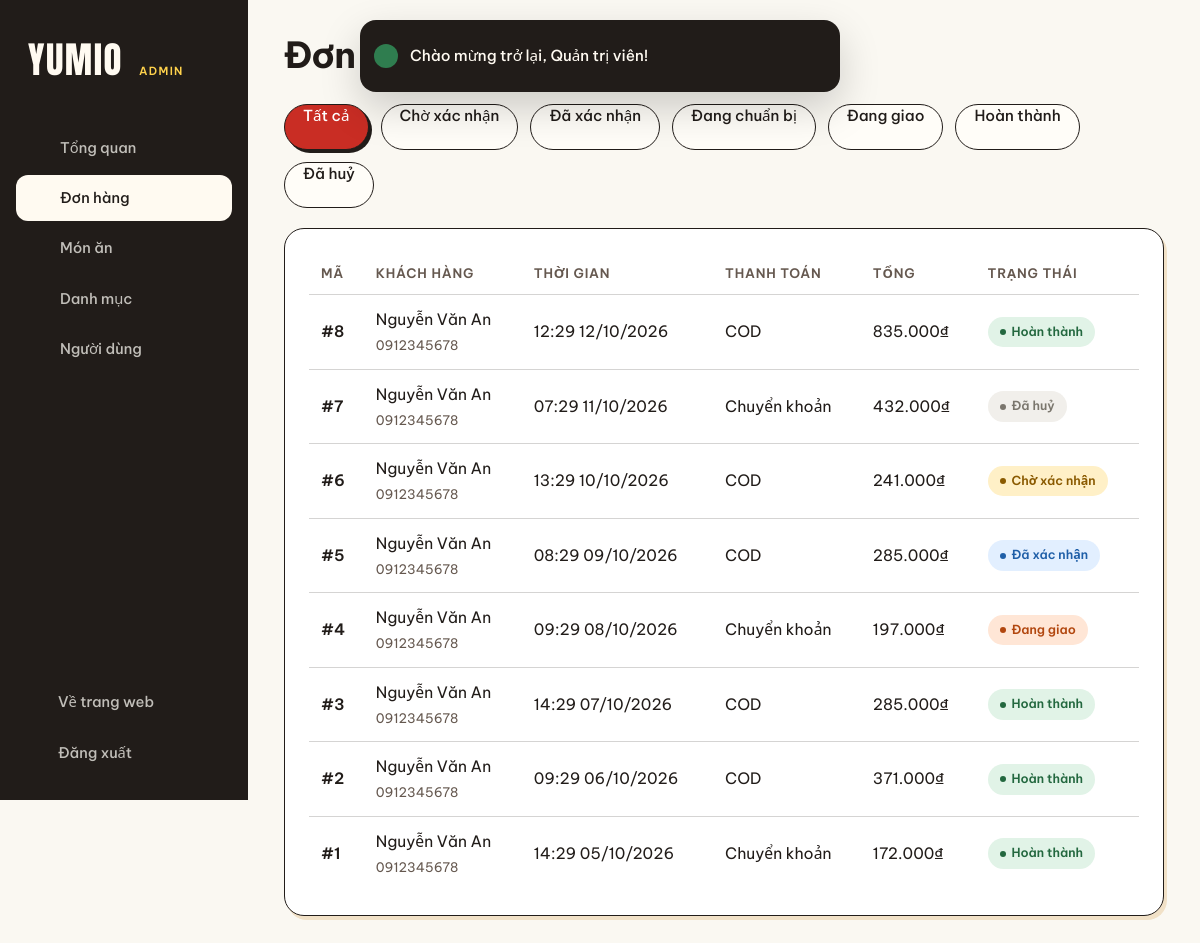
Page /admin/orders (signed in) on the committed database.
### tables this page shows
CREATE TABLE orders (
    id             INT UNSIGNED AUTO_INCREMENT PRIMARY KEY,
    user_id        INT UNSIGNED NOT NULL,
    receiver_name  VARCHAR(100) NOT NULL,
    phone          VARCHAR(20)  NOT NULL,
    address        VARCHAR(255) NOT NULL,
    note           TEXT NULL,
    subtotal       DECIMAL(12, 0) NOT NULL,
    shipping_fee   DECIMAL(12, 0) NOT NULL DEFAULT 0,
    total_amount   DECIMAL(12, 0) NOT NULL,
    payment_method ENUM('cod', 'bank') NOT NULL DEFAULT 'cod',
    status         ENUM('pending', 'confirmed', 'preparing', 'delivering', 'completed', 'cancelled') NOT NULL DEFAULT 'pending',
    shipper_id     INT UNSIGNED NULL,
    checkout_token CHAR(64) NULL UNIQUE,
    delivery_lat   DECIMAL(10,7) NULL,
    delivery_lng   DECIMAL(10,7) NULL,
    distance_km    DECIMAL(10,2) NULL,
    created_at     TIMESTAMP NOT NULL DEFAULT CURRENT_TIMESTAMP,
    FOREIGN KEY (user_id) REFERENCES users(id) ON DELETE RESTRICT,
    FOREIGN KEY (shipper_id) REFERENCES users(id) ON DELETE RESTRICT,
    INDEX idx_orders_shipper_status (shipper_id, status)
);

### app/Core/Controller.php (called while the page is built, shortened)
<?php
abstract class Controller
{
    protected function view(string $view, array $data = [], ?string $layout = 'main'): void
    {
        View::render($view, $data, $layout);
    }
}

### app/Controllers/Admin/OrderController.php (called while the page is built, shortened)
<?php
class OrderController extends Controller
{
    public function index(): void
    {
        $status = $this->input('status');
        $status = is_string($status) ? $status : null;
        $this->view('admin/order/index', [
            'title'  => 'Đơn hàng',
            'status' => $status,
            'orders' => Order::filter($status),
        ], 'admin');
    }
}

### public/index.php (called while the page is built, shortened)
<?php
$router = new App\Core\Router();
$router->dispatch($_SERVER['REQUEST_METHOD'], $_SERVER['REQUEST_URI']);

### app/Core/Database.php (called while the page is built, shortened)
<?php
class Database
{
    private static ?PDO $connection = null;
    public static function connection(): PDO
    {
        if (self::$connection === null) {
            $db = config('database');
            $dsn = "mysql:host={$db['host']};port={$db['port']};dbname={$db['database']};charset={$db['charset']}";
            self::$connection = new PDO($dsn, $db['username'], $db['password'], [
                PDO::ATTR_ERRMODE            => PDO::ERRMODE_EXCEPTION,
                PDO::ATTR_DEFAULT_FETCH_MODE => PDO::FETCH_ASSOC,
                PDO::ATTR_EMULATE_PREPARES   => false,
            ]);
            self::$connection->exec("SET SESSION sql_mode = CONCAT_WS(',', @@sql_mode, 'STRICT_TRANS_TABLES')");
        }
        return self::$connection;
    }
}

### app/Core/Model.php (called while the page is built, shortened)
<?php
abstract class Model
{
    protected static function db(): PDO
    {
        return Database::connection();
    }
}

### app/Models/Order.php (called while the page is built, shortened)
<?php
class Order extends Model
{
    public static function filter(?string $status = null): array
    {
        $sql = 'SELECT o.*, u.email FROM orders o JOIN users u ON u.id = o.user_id';
        $params = [];
        $stmt = static::db()->prepare($sql . ' ORDER BY o.created_at DESC, o.id DESC');
        $stmt->execute($params);
        return $stmt->fetchAll();
    }
}

### app/Views/admin/order/index.php (the view)
<?php require BASE_PATH . '/app/Views/partials/admin_head.php'; ?>
<nav class="chip-nav chip-nav--start" aria-label="Lọc theo trạng thái">
    <a href="<?= url('/admin/orders') ?>" class="chip <?= !$status ? 'is-active' : '' ?>">Tất cả</a>
    <?php foreach (App\Models\Order::STATUSES as $value => $label): ?>
        <a href="<?= url('/admin/orders?status=' . $value) ?>" class="chip <?= $status === $value ? 'is-active' : '' ?>"><?= e($label) ?></a>
    <?php endforeach; ?>
</nav>
<section class="panel">
    <?php if ($orders): ?>
        <table class="table">
            <thead><tr><th>Mã</th><th>Khách hàng</th><th>Thời gian</th><th>Thanh toán</th><th>Tổng</th><th>Trạng thái</th></tr></thead>
            <tbody>
            <?php foreach ($orders as $order): ?>
                <tr data-href="<?= url('/admin/orders/' . $order['id']) ?>">
                    <td><a href="<?= url('/admin/orders/' . $order['id']) ?>">#<?= $order['id'] ?></a></td>
                    <td><?= e($order['receiver_name']) ?><small><?= e($order['phone']) ?></small></td>
                    <td><?= date('H:i d/m/Y', strtotime($order['created_at'])) ?></td>
                    <td><?= $order['payment_method'] === 'cod' ? 'COD' : 'Chuyển khoản' ?></td>
                    <td><?= format_price($order['total_amount']) ?></td>
                    <td><span class="status-pill status--<?= $order['status'] ?>"><?= e(App\Models\Order::STATUSES[$order['status']]) ?></span></td>
                </tr>
            <?php endforeach; ?>
            </tbody>
        </table>
    <?php else: ?>
        <p class="muted">Không có đơn hàng nào.</p>
    <?php endif; ?>
</section>

### app/Core/Router.php (shortened to what this page needs)
<?php
class Router
{
    private array $routes = [];
    private function add(string $method, string $path, array $action, array $middlewares): void
    {
        $this->routes[$method][] = compact('pattern', 'action', 'middlewares');
    }
    public function dispatch(string $method, string $uri): void
    {
        $path = $this->normalizePath($uri);
        foreach ($this->routes[$method] ?? [] as $route) {
            if (!preg_match($route['pattern'], $path, $matches)) {
                continue;
            }
            $params = array_filter($matches, 'is_string', ARRAY_FILTER_USE_KEY);
            [$controller, $action] = $route['action'];
            (new $controller())->$action(...$params);
            return;
        }
    }
    private function normalizePath(string $uri): string
    {
        $path = parse_url($uri, PHP_URL_PATH) ?: '/';
        return rtrim($path, '/') ?: '/';
    }
}

### public/assets/css/style.css (style rules this page uses)
:root { --cream: #fffdf7; --cream-2: #fff9e9; --cream-3: #fff3d6; --ink: #203c31; --ink-soft: #5c5a55; --ink-faint: #8b8880; --line: rgba(45, 45, 45, 0.14); --white: #fff; --success: #2f7d4f; --danger: #c63a2b; --c-yellow: #f9c94d; --c-orange: #f6893b; --c-red: #e9573d; --c-green: #9cc94a; --c-blue: #2fb3d3; --c-peach: #f8a46b; --font-sans: "Be Vietnam Pro", system-ui, -apple-system, "Segoe UI", sans-serif; --font-serif: "Playfair Display", Georgia, "Times New Roman", serif; --font-display: "Anton", Impact, "Arial Narrow", sans-serif; --container: 1200px; --gutter: clamp(20px, 4vw, 48px); --section-space: clamp(64px, 8vw, 128px); --radius: 18px; --radius-sm: 12px; --pill: 999px; --ease-out: cubic-bezier(0.22, 1, 0.36, 1); --ease-in-out: cubic-bezier(0.65, 0, 0.35, 1); --press: 100ms; --header-h: 124px; color-scheme: light; }
*, *::before, *::after { box-sizing: border-box; }
html { -webkit-text-size-adjust: 100%; scroll-padding-top: calc(var(--header-h) + 16px); }
body { margin: 0; background: var(--cream); color: var(--ink); font: 400 1rem/1.6 var(--font-sans); -webkit-font-smoothing: antialiased; -moz-osx-font-smoothing: grayscale; text-rendering: optimizeLegibility; overflow-x: hidden; }
img, svg { display: block; max-width: 100%; }
a { color: inherit; text-decoration: none; }
.chip-nav { display: flex; justify-content: center; gap: 8px; flex-wrap: wrap; margin-bottom: clamp(40px, 5vw, 72px); }
.chip { display: inline-flex; align-items: center; min-height: 40px; padding: 0 18px; border-radius: var(--pill); border: 1px solid var(--line); font-size: 0.88rem; font-weight: 500; transition: border-color 160ms ease, background-color 160ms ease, color 160ms ease, transform var(--press) ease-out; }
.chip.is-active { background: var(--ink); border-color: var(--ink); color: var(--cream); }
.status-pill { display: inline-flex; align-items: center; gap: 6px; padding: 5px 12px; border-radius: var(--pill); font-size: 0.78rem; font-weight: 600; white-space: nowrap; background: #eee; }
.status-pill::before { content: ""; width: 6px; height: 6px; border-radius: 50%; background: currentColor; }
.status--pending { background: #fff0c7; color: #8a5a00; }
.status--confirmed { background: #e2efff; color: #1f5fa8; }
.status--delivering { background: #ffe6d6; color: #b2470f; }
.status--completed { background: #e1f3e7; color: #23683f; }
.status--cancelled { background: #f1efeb; color: #7a766d; }

### public/assets/css/admin.css (style rules this page uses)
body.admin { display: grid; grid-template-columns: 248px minmax(0, 1fr); min-height: 100dvh; background: #faf8f2; }
.panel { padding: 24px; border-radius: 20px; background: var(--white); box-shadow: 0 0 0 1px var(--line); min-width: 0; }
.table { width: 100%; border-collapse: collapse; font-size: 0.9rem; }
.table th { padding: 10px 12px; border-bottom: 1px solid var(--line); font-size: 0.75rem; font-weight: 600; letter-spacing: 0.06em; text-transform: uppercase; text-align: left; color: var(--ink-faint); white-space: nowrap; }
.table td { padding: 12px; border-bottom: 1px solid var(--line); vertical-align: middle; }
.table tr:last-child td { border-bottom: 0; }
.table td small { display: block; margin-top: 2px; font-size: 0.78rem; color: var(--ink-faint); }
.table td a { font-weight: 600; }
.table tbody tr { transition: background-color 120ms ease; }
.table tr[data-href] { cursor: pointer; }
.chip-nav--start { justify-content: flex-start; margin-bottom: 20px; }

### rows in the picture
orders: id "8", receiver_name "Nguyễn Văn An", phone "0912345678", created_at "12:29 12/10/2026", payment_method "COD", total_amount "835.000₫", status "Hoàn thành"
orders: id "7", receiver_name "Nguyễn Văn An", phone "0912345678", created_at "07:29 11/10/2026", payment_method "Chuyển khoản", total_amount "432.000₫", status "Đã huỷ"
orders: id "6", receiver_name "Nguyễn Văn An", phone "0912345678", created_at "13:29 10/10/2026", payment_method "COD", total_amount "241.000₫", status "Chờ xác nhận"
orders: id "5", receiver_name "Nguyễn Văn An", phone "0912345678", created_at "08:29 09/10/2026", payment_method "COD", total_amount "285.000₫", status "Đã xác nhận"
orders: id "4", receiver_name "Nguyễn Văn An", phone "0912345678", created_at "09:29 08/10/2026", payment_method "Chuyển khoản", total_amount "197.000₫", status "Đang giao"
orders: id "3", receiver_name "Nguyễn Văn An", phone "0912345678", created_at "14:29 07/10/2026", payment_method "COD", total_amount "285.000₫", status "Hoàn thành"
orders: id "2", receiver_name "Nguyễn Văn An", phone "0912345678", created_at "09:29 06/10/2026", payment_method "COD", total_amount "371.000₫", status "Hoàn thành"
orders: id "1", receiver_name "Nguyễn Văn An", phone "0912345678", created_at "14:29 05/10/2026", payment_method "Chuyển khoản", total_amount "172.000₫", status "Hoàn thành"

### other values in the picture
$label "Tổng quan"
$label "Đơn hàng"
$label "Món ăn"
$label "Danh mục"
$label "Người dùng"
$message "Chào mừng trở lại, Quản trị viên!"
$label "Chờ xác nhận"
$label "Đã xác nhận"
$label "Đang chuẩn bị"
$label "Đang giao"
$label "Hoàn thành"
$label "Đã huỷ"
